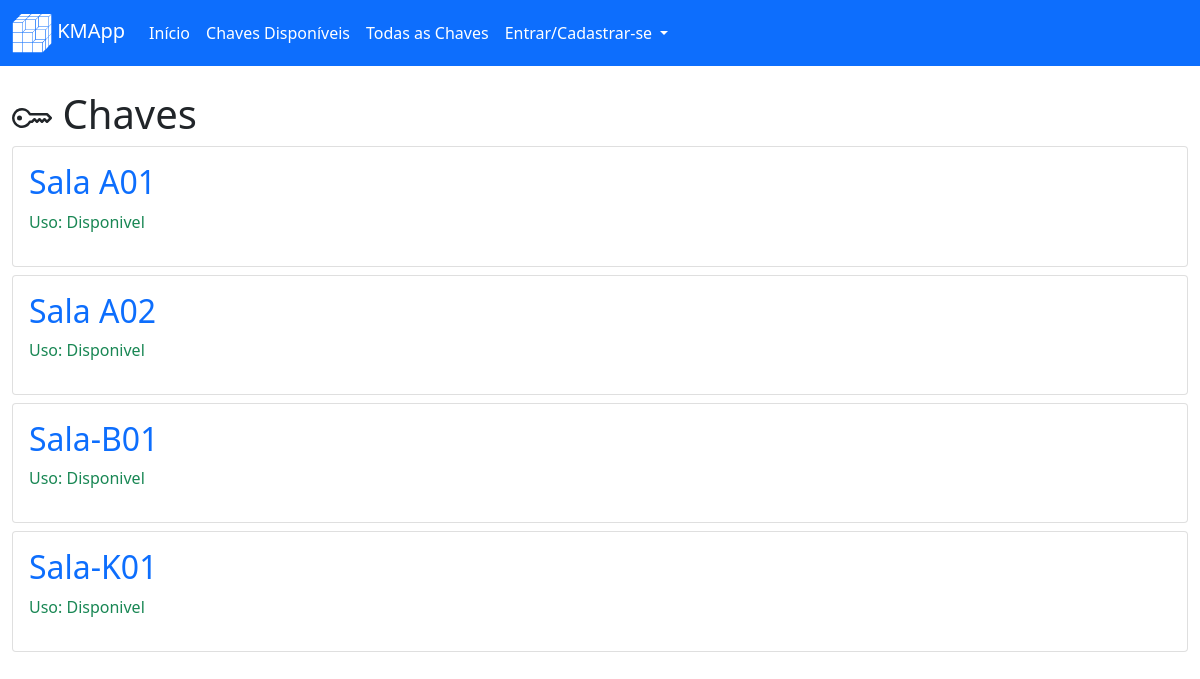
The page /view/keys on the database as committed earlier.
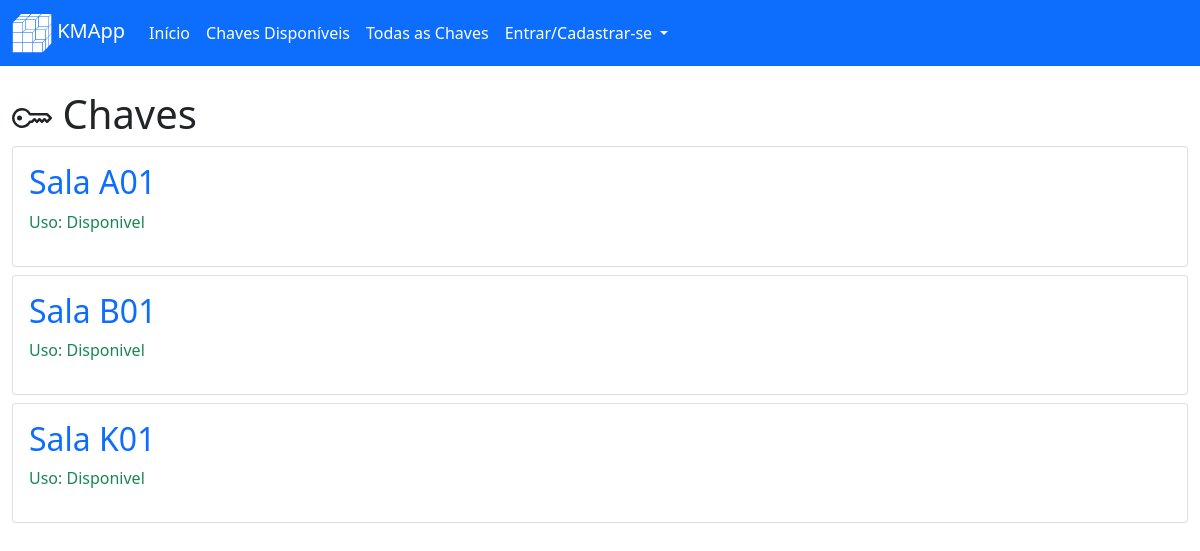
The same page on the database as committed later.
### key_manager/models/key.py (models this page shows, shortened)
class Key(db.Model):
    __tablename__ = 'keys'
    id = db.Column(db.Integer, primary_key=True)
    key_category_id = db.Column(db.Integer, db.ForeignKey("categories.id"))
    key_avaliable = db.Column(db.Boolean, default=True)
    name = db.Column(db.String(100), unique=False, nullable=False)
    slug = db.Column(db.String(100), unique=True, nullable=False)
    creation_date = db.Column(db.DateTime, nullable=False, default=datetime.utcnow)

### key_manager/routes/views.py (the view)
@view.route("/keys")
def viewAllKeys():
    keys = Key.query.order_by("name").all()
    return render_template("view/keys.html", keys=keys, hidden_footer=True, title="Chaves")

### key_manager/templates/view/keys.html (shortened to what this page needs)
{% extends 'base.html' %}
{% block content %}
<div class="mt-4">
    <h1 class="col-auto">
        <span>Chaves</span>
    </h1>
</div>
{% for key in keys %}
<a class="text-decoration-none" href="{{url_for('view.viewKey', key_slug=key.slug)}}">
    <div class="card mt-2">
        <div class="card-body">
            <h2>{{ key.name }}</h2>
            {% if key.key_avaliable %}
            <p class="text-success">Uso: Disponivel</p>
            {% else %}
            <p class="text-danger">Uso: Em uso</p>
            {% endif %}
        </div>
    </div>
</a>
{% endfor %}
{% endblock %}

Rows that differ between the two databases and show on the page:
removed Key: name "Sala-K01", key_avaliable "Uso: Disponivel"
changed Key: name "Sala A02" → "Sala B01"
changed Key: name "Sala-B01" → "Sala K01"
